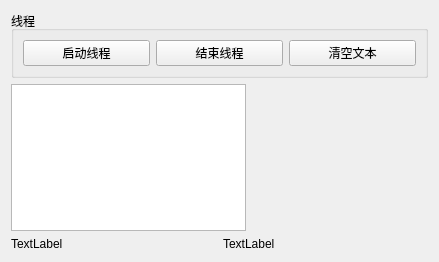
<?xml version="1.0" encoding="UTF-8"?>
<ui version="4.0">
 <class>Widget</class>
 <widget class="QWidget" name="Widget">
  <property name="geometry">
   <rect>
    <x>0</x>
    <y>0</y>
    <width>439</width>
    <height>262</height>
   </rect>
  </property>
  <property name="windowTitle">
   <string>Widget</string>
  </property>
  <layout class="QVBoxLayout" name="verticalLayout">
   <item>
    <widget class="QGroupBox" name="groupBox">
     <property name="title">
      <string>线程</string>
     </property>
     <layout class="QHBoxLayout" name="horizontalLayout">
      <item>
       <widget class="QPushButton" name="btnStartThread">
        <property name="text">
         <string>启动线程</string>
        </property>
       </widget>
      </item>
      <item>
       <widget class="QPushButton" name="btnStopThread">
        <property name="text">
         <string>结束线程</string>
        </property>
       </widget>
      </item>
      <item>
       <widget class="QPushButton" name="btnClear">
        <property name="text">
         <string>清空文本</string>
        </property>
       </widget>
      </item>
     </layout>
    </widget>
   </item>
   <item>
    <layout class="QHBoxLayout" name="horizontalLayout_3" stretch="8,6">
     <item>
      <widget class="QPlainTextEdit" name="plainTextEdit"/>
     </item>
     <item>
      <widget class="QLabel" name="labPic">
       <property name="text">
        <string/>
       </property>
       <property name="pixmap">
        <pixmap resource="res.qrc">:/images/7.png</pixmap>
       </property>
       <property name="scaledContents">
        <bool>true</bool>
       </property>
      </widget>
     </item>
    </layout>
   </item>
   <item>
    <layout class="QHBoxLayout" name="horizontalLayout_2">
     <item>
      <widget class="QLabel" name="labA">
       <property name="text">
        <string>TextLabel</string>
       </property>
      </widget>
     </item>
     <item>
      <widget class="QLabel" name="labB">
       <property name="text">
        <string>TextLabel</string>
       </property>
      </widget>
     </item>
    </layout>
   </item>
  </layout>
 </widget>
 <resources>
  <include location="res.qrc"/>
 </resources>
 <connections/>
</ui>
